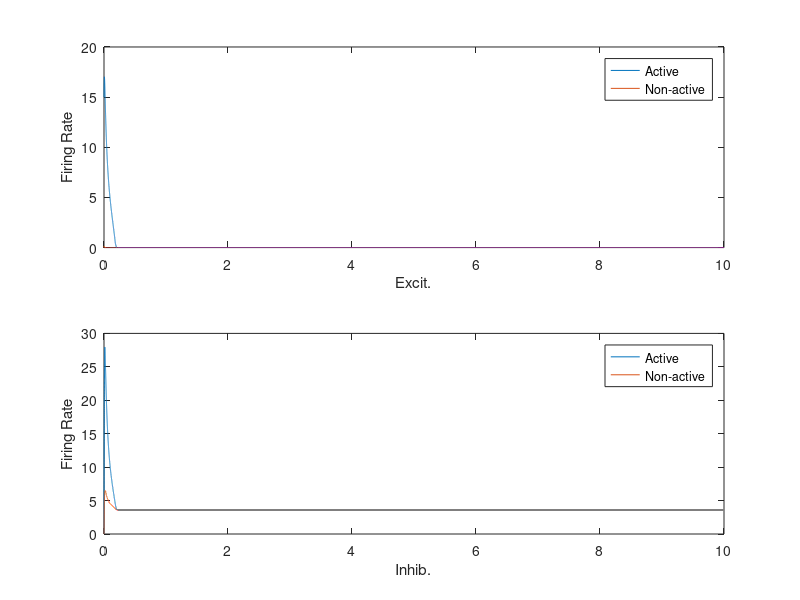

The MATLAB source for this figure: (Note: this script raises an error after producing the figure.)
% Network with N total inhibition-stabilized excitatory-inhibitory units. 
% M of those pairs we attempt to make "active", and N-M pairs we try to 
% suppress.

%In particular, this simulation displays bistability within a single 
%unit given a quadratic firing rate equation for the inhibitory units

%No WEIX cross connection
%No WIEX cross connection
%nonlinear inhibitory unit Firing rate
%linear excitatory unit Firing rate

clear
N = 2;              %Total excitatory-inhibitory firing rate unit pairs
M = 1;              %Total number of active excitatory-inhibitory firing rate unit pairs           

dt = 0.0001;        %Time step for simulation
tmax = 10;          %Duration of simulation
t = 0:dt:tmax;      %Simulation time vector
Nt = length(t);

taue = 0.010;       %Time constant for excitatory cells
taui = 0.010;       %Time constant for Inhibitory cells

Wee0 = 1.5;         %Excit.-Excit. connection strength
Wie0 = -0.4;        %Inhib.-Excit. connection strength
Wei0 = 3.0;         %Excit-Excit connection strength
Weix = 0.5;           %Excit.-Inhibitory Cross connection strength
Wiex = 0;
Wii0 = -1;          %Inhib-Inhib connection strength

%% Original values
% Wee0 = 1.5;         %Excit.-Excit. connection strength
% Wie0 = -0.4;        %Inhib.-Excit. connection strength
% Wei0 = 2.5;         %Excit-Excit connection strength
% Weix = 0.5;           %Excit.-Inhibitory Cross connection strength
% Wiex = 0;
% Wii0 = -1;  

I0e = 1;            %Excit. applied current
I0i = 17;           %Inhib. applied current

alpha_e = 1;        %Gain of excit. cells
alpha_i = 0.02;     %Gain of inhib. cells

%Connection Matricies
Wee = Wee0*eye(N);
Wie = (Wie0-Wiex)*eye(N) + Wiex*ones(N);
Wei = (Wei0-Weix)*eye(N) + Weix*ones(N);
Wii = Wii0*eye(N);

%Current Matricies
Ie = I0e*ones(N,1);
Ii = I0i*ones(N,1);

Wie_tilde = (-Wie0)/(1-Wii0);
I0i_tilde = I0i*Wie_tilde;
off_stable = Wee0 - 1 - Wie_tilde*(Wei0-Weix);
disp(off_stable)

%Rate Matricies
re = zeros(N,Nt);
ri = zeros(N,Nt);
re(1:M,1) = 15;
ri(1:M,1) = 0;

sigman = 0;%0.01/sqrt(dt);

%simulation
for i = 2:Nt
    Ie_tot = (Wee*re(:,i-1)+ Wie*ri(:,i-1) + Ie + sigman*randn(N,1));
    Ie_tot = max(Ie_tot,0);
    re(:,i) = re(:,i-1) + dt*(-eye(N)*re(:,i-1) + alpha_e*Ie_tot )/taue;
    Ii_tot = (Wei*re(:,i-1) + Wii*ri(:,i-1) + Ii + sigman*randn(N,1));
    Ii_tot = max(Ii_tot,0);
    ri(:,i) = ri(:,i-1) + dt*(-eye(N)*ri(:,i-1)+alpha_i*Ii_tot.^2 )/taui;
    
    re(:,i) = max(re(:,i),0);
    ri(:,i) = max(ri(:,i),0);
end

figure(1)
clf
subplot(2,1,1)
plot(t,re), legend("Active","Non-active"), xlabel("Excit."), ylabel("Firing Rate")
subplot(2,1,2)
plot(t,ri), legend("Active","Non-active"), xlabel("Inhib."), ylabel("Firing Rate")


% add all subfolders of current directory into matlab session search
current_path = pwd;
addpath(genpath(current_path))

disp(is_bistable(N, M, re(:,ceil(1/dt:end))))
